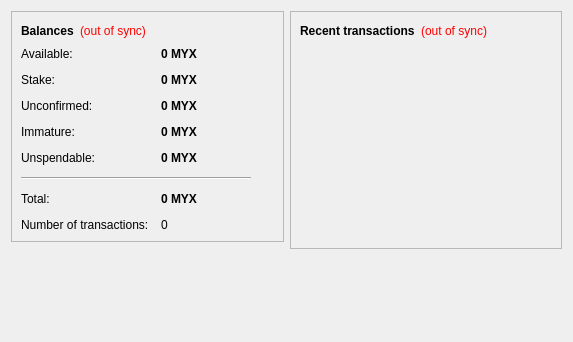
<?xml version="1.0" encoding="UTF-8"?>
<ui version="4.0">
 <class>OverviewPage</class>
 <widget class="QWidget" name="OverviewPage">
  <property name="geometry">
   <rect>
    <x>0</x>
    <y>0</y>
    <width>573</width>
    <height>342</height>
   </rect>
  </property>
  <property name="windowTitle">
   <string>Form</string>
  </property>
  <layout class="QHBoxLayout" name="horizontalLayout" stretch="1,1">
   <item>
    <layout class="QVBoxLayout" name="verticalLayout_2">
     <item>
      <widget class="QFrame" name="frame">
       <property name="frameShape">
        <enum>QFrame::StyledPanel</enum>
       </property>
       <property name="frameShadow">
        <enum>QFrame::Raised</enum>
       </property>
       <layout class="QVBoxLayout" name="verticalLayout_4">
        <item>
         <layout class="QHBoxLayout" name="horizontalLayout_4">
          <item>
           <widget class="QLabel" name="label_5">
            <property name="font">
             <font>
              <weight>75</weight>
              <bold>true</bold>
             </font>
            </property>
            <property name="text">
             <string>Balances</string>
            </property>
           </widget>
          </item>
          <item>
           <widget class="QLabel" name="labelWalletStatus">
            <property name="toolTip">
             <string>The displayed information may be out of date. Your wallet automatically synchronizes with the Monyx network after a connection is established, but this process has not completed yet.</string>
            </property>
            <property name="styleSheet">
             <string notr="true">QLabel { color: red; }</string>
            </property>
            <property name="text">
             <string notr="true">(out of sync)</string>
            </property>
            <property name="alignment">
             <set>Qt::AlignLeading|Qt::AlignLeft|Qt::AlignVCenter</set>
            </property>
           </widget>
          </item>
          <item>
           <spacer name="horizontalSpacer_2">
            <property name="orientation">
             <enum>Qt::Horizontal</enum>
            </property>
            <property name="sizeHint" stdset="0">
             <size>
              <width>40</width>
              <height>20</height>
             </size>
            </property>
           </spacer>
          </item>
         </layout>
        </item>
        <item>
         <layout class="QFormLayout" name="formLayout_2">
          <property name="fieldGrowthPolicy">
           <enum>QFormLayout::AllNonFixedFieldsGrow</enum>
          </property>
          <property name="horizontalSpacing">
           <number>12</number>
          </property>
          <property name="verticalSpacing">
           <number>12</number>
          </property>
          <item row="0" column="0">
           <widget class="QLabel" name="labelAvailableText">
            <property name="toolTip">
             <string>Your current available balance</string>
            </property>
            <property name="text">
             <string>Available:</string>
            </property>
           </widget>
          </item>
          <item row="0" column="1">
           <widget class="QLabel" name="labelAvailable">
            <property name="font">
             <font>
              <weight>75</weight>
              <bold>true</bold>
             </font>
            </property>
            <property name="cursor">
             <cursorShape>IBeamCursor</cursorShape>
            </property>
            <property name="toolTip">
             <string>Your current available balance</string>
            </property>
            <property name="text">
             <string notr="true">0 MYX</string>
            </property>
            <property name="alignment">
             <set>Qt::AlignLeading|Qt::AlignLeft|Qt::AlignVCenter</set>
            </property>
            <property name="textInteractionFlags">
             <set>Qt::LinksAccessibleByMouse|Qt::TextSelectableByKeyboard|Qt::TextSelectableByMouse</set>
            </property>
           </widget>
          </item>
          <item row="1" column="0">
           <widget class="QLabel" name="label_6">
            <property name="toolTip">
             <string>Total of coins that was staked, and do not yet count toward the current balance</string>
            </property>
            <property name="text">
             <string>Stake:</string>
            </property>
           </widget>
          </item>
          <item row="1" column="1">
           <widget class="QLabel" name="labelStake">
            <property name="font">
             <font>
              <weight>75</weight>
              <bold>true</bold>
             </font>
            </property>
            <property name="cursor">
             <cursorShape>IBeamCursor</cursorShape>
            </property>
            <property name="toolTip">
             <string>Total of coins that was staked, and do not yet count toward the current balance</string>
            </property>
            <property name="text">
             <string notr="true">0 MYX</string>
            </property>
            <property name="alignment">
             <set>Qt::AlignLeading|Qt::AlignLeft|Qt::AlignVCenter</set>
            </property>
            <property name="textInteractionFlags">
             <set>Qt::LinksAccessibleByMouse|Qt::TextSelectableByKeyboard|Qt::TextSelectableByMouse</set>
            </property>
           </widget>
          </item>
          <item row="2" column="0">
           <widget class="QLabel" name="label_3">
            <property name="toolTip">
             <string>Total of transactions that have yet to be confirmed, and do not yet count toward the current balance</string>
            </property>
            <property name="text">
             <string>Unconfirmed:</string>
            </property>
           </widget>
          </item>
          <item row="2" column="1">
           <widget class="QLabel" name="labelUnconfirmed">
            <property name="font">
             <font>
              <weight>75</weight>
              <bold>true</bold>
             </font>
            </property>
            <property name="cursor">
             <cursorShape>IBeamCursor</cursorShape>
            </property>
            <property name="toolTip">
             <string>Total of transactions that have yet to be confirmed, and do not yet count toward the current balance</string>
            </property>
            <property name="text">
             <string notr="true">0 MYX</string>
            </property>
            <property name="alignment">
             <set>Qt::AlignLeading|Qt::AlignLeft|Qt::AlignVCenter</set>
            </property>
            <property name="textInteractionFlags">
             <set>Qt::LinksAccessibleByMouse|Qt::TextSelectableByKeyboard|Qt::TextSelectableByMouse</set>
            </property>
           </widget>
          </item>
          <item row="3" column="0">
           <widget class="QLabel" name="labelImmatureText">
            <property name="toolTip">
             <string>Mined balance that has not yet matured</string>
            </property>
            <property name="text">
             <string>Immature:</string>
            </property>
           </widget>
          </item>
          <item row="3" column="1">
           <widget class="QLabel" name="labelImmature">
            <property name="font">
             <font>
              <weight>75</weight>
              <bold>true</bold>
             </font>
            </property>
            <property name="toolTip">
             <string>Mined balance that has not yet matured</string>
            </property>
            <property name="text">
             <string notr="true">0 MYX</string>
            </property>
            <property name="alignment">
             <set>Qt::AlignLeading|Qt::AlignLeft|Qt::AlignVCenter</set>
            </property>
            <property name="textInteractionFlags">
             <set>Qt::LinksAccessibleByMouse|Qt::TextSelectableByKeyboard|Qt::TextSelectableByMouse</set>
            </property>
           </widget>
          </item>
          <item row="4" column="0">
           <widget class="QLabel" name="labelBalanceWatchOnlyText">
            <property name="toolTip">
             <string>Your unspendable balance</string>
            </property>
            <property name="text">
             <string>Unspendable:</string>
            </property>
           </widget>
          </item>
          <item row="4" column="1">
           <widget class="QLabel" name="labelBalanceWatchOnly">
            <property name="font">
             <font>
              <weight>75</weight>
              <bold>true</bold>
             </font>
            </property>
            <property name="cursor">
             <cursorShape>IBeamCursor</cursorShape>
            </property>
            <property name="toolTip">
             <string>Your unspendable balance</string>
            </property>
            <property name="text">
             <string notr="true">0 MYX</string>
            </property>
            <property name="alignment">
             <set>Qt::AlignLeading|Qt::AlignLeft|Qt::AlignVCenter</set>
            </property>
            <property name="textInteractionFlags">
             <set>Qt::LinksAccessibleByMouse|Qt::TextSelectableByKeyboard|Qt::TextSelectableByMouse</set>
            </property>
           </widget>
          </item>
          <item row="5" column="0" colspan="2">
           <widget class="Line" name="line">
            <property name="maximumSize">
             <size>
              <width>230</width>
              <height>16777215</height>
             </size>
            </property>
            <property name="orientation">
             <enum>Qt::Horizontal</enum>
            </property>
           </widget>
          </item>
          <item row="6" column="0">
           <widget class="QLabel" name="labelTotalText">
            <property name="toolTip">
             <string>Your current total balance</string>
            </property>
            <property name="text">
             <string>Total:</string>
            </property>
           </widget>
          </item>
          <item row="6" column="1">
           <widget class="QLabel" name="labelTotal">
            <property name="font">
             <font>
              <weight>75</weight>
              <bold>true</bold>
             </font>
            </property>
            <property name="toolTip">
             <string>Your current total balance</string>
            </property>
            <property name="text">
             <string notr="true">0 MYX</string>
            </property>
            <property name="alignment">
             <set>Qt::AlignLeading|Qt::AlignLeft|Qt::AlignVCenter</set>
            </property>
            <property name="textInteractionFlags">
             <set>Qt::LinksAccessibleByMouse|Qt::TextSelectableByKeyboard|Qt::TextSelectableByMouse</set>
            </property>
           </widget>
          </item>
          <item row="7" column="0">
           <widget class="QLabel" name="label_2">
            <property name="toolTip">
             <string>Total number of transactions in wallet</string>
            </property>
            <property name="text">
             <string>Number of transactions:</string>
            </property>
           </widget>
          </item>
          <item row="7" column="1">
           <widget class="QLabel" name="labelNumTransactions">
            <property name="toolTip">
             <string>Total number of transactions in wallet</string>
            </property>
            <property name="text">
             <string notr="true">0</string>
            </property>
           </widget>
          </item>
         </layout>
        </item>
       </layout>
      </widget>
     </item>
     <item>
      <spacer name="verticalSpacer">
       <property name="orientation">
        <enum>Qt::Vertical</enum>
       </property>
       <property name="sizeHint" stdset="0">
        <size>
         <width>20</width>
         <height>40</height>
        </size>
       </property>
      </spacer>
     </item>
    </layout>
   </item>
   <item>
    <layout class="QVBoxLayout" name="verticalLayout_3">
     <item>
      <widget class="QFrame" name="frame_2">
       <property name="frameShape">
        <enum>QFrame::StyledPanel</enum>
       </property>
       <property name="frameShadow">
        <enum>QFrame::Raised</enum>
       </property>
       <layout class="QVBoxLayout" name="verticalLayout">
        <item>
         <layout class="QHBoxLayout" name="horizontalLayout_2">
          <item>
           <widget class="QLabel" name="label_4">
            <property name="text">
             <string>&lt;b&gt;Recent transactions&lt;/b&gt;</string>
            </property>
           </widget>
          </item>
          <item>
           <widget class="QLabel" name="labelTransactionsStatus">
            <property name="toolTip">
             <string>The displayed information may be out of date. Your wallet automatically synchronizes with the Monyx network after a connection is established, but this process has not completed yet.</string>
            </property>
            <property name="styleSheet">
             <string notr="true">QLabel { color: red; }</string>
            </property>
            <property name="text">
             <string notr="true">(out of sync)</string>
            </property>
            <property name="alignment">
             <set>Qt::AlignRight|Qt::AlignTrailing|Qt::AlignVCenter</set>
            </property>
           </widget>
          </item>
          <item>
           <spacer name="horizontalSpacer">
            <property name="orientation">
             <enum>Qt::Horizontal</enum>
            </property>
            <property name="sizeHint" stdset="0">
             <size>
              <width>40</width>
              <height>20</height>
             </size>
            </property>
           </spacer>
          </item>
         </layout>
        </item>
        <item>
         <widget class="QListView" name="listTransactions">
          <property name="styleSheet">
           <string notr="true">QListView { background: transparent; }</string>
          </property>
          <property name="frameShape">
           <enum>QFrame::NoFrame</enum>
          </property>
          <property name="verticalScrollBarPolicy">
           <enum>Qt::ScrollBarAlwaysOff</enum>
          </property>
          <property name="horizontalScrollBarPolicy">
           <enum>Qt::ScrollBarAlwaysOff</enum>
          </property>
          <property name="selectionMode">
           <enum>QAbstractItemView::NoSelection</enum>
          </property>
         </widget>
        </item>
       </layout>
      </widget>
     </item>
     <item>
      <spacer name="verticalSpacer_2">
       <property name="orientation">
        <enum>Qt::Vertical</enum>
       </property>
       <property name="sizeHint" stdset="0">
        <size>
         <width>20</width>
         <height>40</height>
        </size>
       </property>
      </spacer>
     </item>
    </layout>
   </item>
  </layout>
 </widget>
 <resources/>
 <connections/>
</ui>
